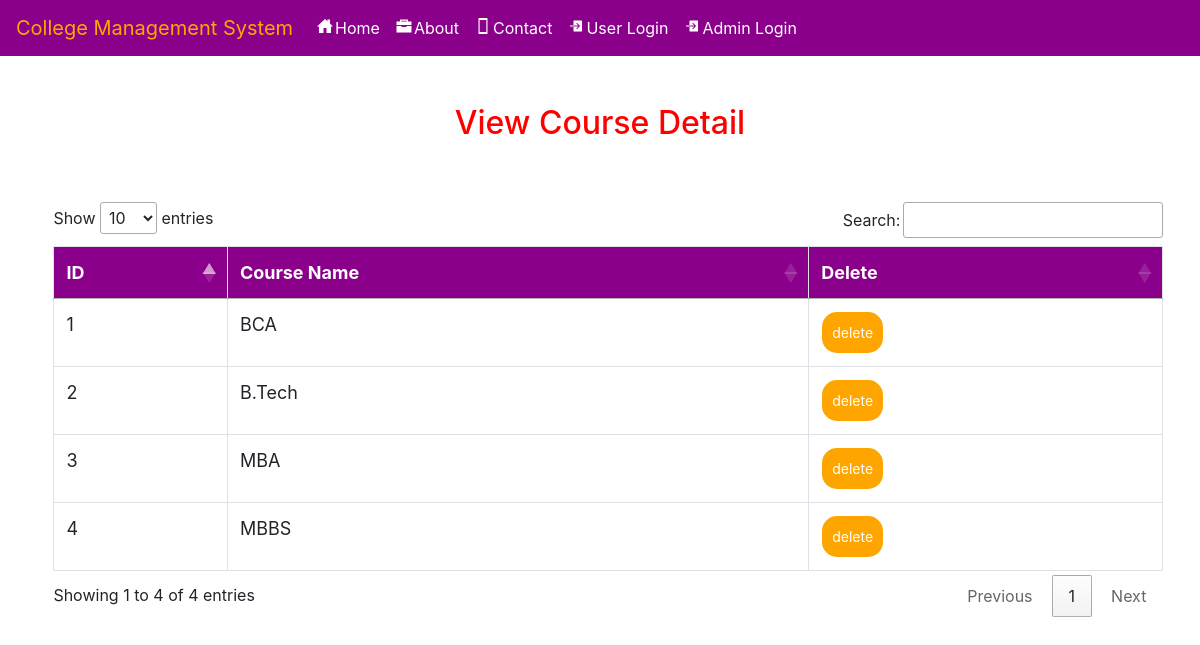
Screenshot of /coursedetail with the database file from the repository.
### college/models.py (models this page shows, shortened)
class Course(models.Model):
    c_name =models.CharField(max_length=10,null=True)

### college/views.py (the view)
# urls.py: path('coursedetail',Course_detail,name="coursedetail"),
def Course_detail(request):
    data = Course.objects.all()
    d ={'data':data}
    return render(request,'coursedetail.html',d)

### college/templates/coursedetail.html (shortened to what this page needs)
{% extends 'navigation.html' %}
{% load static %}
{% block body %}
<center><h2 style="color:red;margin-top:4%">View Course Detail</h2></center>
<div  class="container-fluid">
    <center>
    <div class="container">
        <table class="table table-bordered" id="myTable">
  <thead>
  <tr>
    <th>ID</th>
    <th>Course Name</th>
    <th>Delete</th>
  </tr>
  </thead>
   <tbody>
    {% for i in data %}
  <tr>
    <td>{{i.id}}</td>
    <td>{{i.c_name}}</td>
    <td><a href="{% url 'delete_course' i.id %}"><button class="button button1">delete</button></a></td>
  </tr>
    {% endfor %}
    </tbody>
</table>
 </div></center>
</div>
{% endblock %}

### college/templates/navigation.html (style rules this page uses)
* { box-sizing: border-box; }
#myTable { border-collapse: collapse; width: 100%; border: 1px solid #ddd; font-size: 18px; }
#myTable th { text-align: left; padding: 12px; background-color: DarkMagenta; color: white; }
#myTable td { text-align: left; padding: 12px; background-color: white; }
#myTable tr { border-bottom: 1px solid #ddd; }
.button { background-color: orange; border: none; color: white; padding: 10px; text-align: center; text-decoration: none; display: inline-block; font-size: 14px; margin: 1px 1px; cursor: pointer; }
.button1 { border-radius: 15px; }

### college/templates/coursedetail.html (style rules this page uses)
.container { border-radius:6px; margin:2%; }
.container-fluid { margin-top:5%; }

### rows the page displays
Course: id "1", c_name "BCA"
Course: id "2", c_name "B.Tech"
Course: id "3", c_name "MBA"
Course: id "4", c_name "MBBS"
